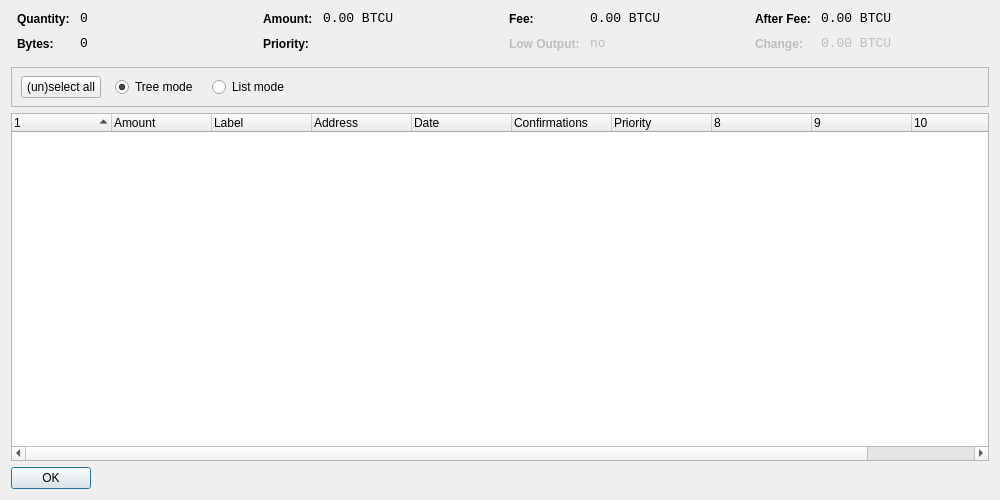
<?xml version="1.0" encoding="UTF-8"?>
<ui version="4.0">
 <class>CoinControlDialog</class>
 <widget class="QDialog" name="CoinControlDialog">
  <property name="geometry">
   <rect>
    <x>0</x>
    <y>0</y>
    <width>1000</width>
    <height>500</height>
   </rect>
  </property>
  <property name="windowTitle">
   <string>Coin Control</string>
  </property>
  <layout class="QVBoxLayout" name="verticalLayout">
   <item>
    <layout class="QHBoxLayout" name="horizontalLayoutTop" stretch="0,0,0,0">
     <property name="topMargin">
      <number>0</number>
     </property>
     <property name="bottomMargin">
      <number>10</number>
     </property>
     <item>
      <layout class="QFormLayout" name="formLayoutCoinControl1">
       <property name="horizontalSpacing">
        <number>10</number>
       </property>
       <property name="verticalSpacing">
        <number>10</number>
       </property>
       <property name="leftMargin">
        <number>6</number>
       </property>
       <property name="rightMargin">
        <number>6</number>
       </property>
       <item row="0" column="0">
        <widget class="QLabel" name="labelCoinControlQuantityText">
         <property name="styleSheet">
          <string notr="true">font-weight:bold;</string>
         </property>
         <property name="text">
          <string>Quantity:</string>
         </property>
        </widget>
       </item>
       <item row="0" column="1">
        <widget class="QLabel" name="labelCoinControlQuantity">
         <property name="font">
          <font>
           <family>Monospace</family>
           <pointsize>10</pointsize>
          </font>
         </property>
         <property name="cursor">
          <cursorShape>IBeamCursor</cursorShape>
         </property>
         <property name="contextMenuPolicy">
          <enum>Qt::ActionsContextMenu</enum>
         </property>
         <property name="text">
          <string notr="true">0</string>
         </property>
         <property name="textInteractionFlags">
          <set>Qt::LinksAccessibleByMouse|Qt::TextSelectableByKeyboard|Qt::TextSelectableByMouse</set>
         </property>
        </widget>
       </item>
       <item row="1" column="0">
        <widget class="QLabel" name="labelCoinControlBytesText">
         <property name="styleSheet">
          <string notr="true">font-weight:bold;</string>
         </property>
         <property name="text">
          <string>Bytes:</string>
         </property>
        </widget>
       </item>
       <item row="1" column="1">
        <widget class="QLabel" name="labelCoinControlBytes">
         <property name="font">
          <font>
           <family>Monospace</family>
           <pointsize>10</pointsize>
          </font>
         </property>
         <property name="cursor">
          <cursorShape>IBeamCursor</cursorShape>
         </property>
         <property name="contextMenuPolicy">
          <enum>Qt::ActionsContextMenu</enum>
         </property>
         <property name="text">
          <string notr="true">0</string>
         </property>
         <property name="textInteractionFlags">
          <set>Qt::LinksAccessibleByMouse|Qt::TextSelectableByKeyboard|Qt::TextSelectableByMouse</set>
         </property>
        </widget>
       </item>
      </layout>
     </item>
     <item>
      <layout class="QFormLayout" name="formLayoutCoinControl2">
       <property name="horizontalSpacing">
        <number>10</number>
       </property>
       <property name="verticalSpacing">
        <number>10</number>
       </property>
       <property name="leftMargin">
        <number>6</number>
       </property>
       <property name="rightMargin">
        <number>6</number>
       </property>
       <item row="0" column="0">
        <widget class="QLabel" name="labelCoinControlAmountText">
         <property name="styleSheet">
          <string notr="true">font-weight:bold;</string>
         </property>
         <property name="text">
          <string>Amount:</string>
         </property>
        </widget>
       </item>
       <item row="0" column="1">
        <widget class="QLabel" name="labelCoinControlAmount">
         <property name="font">
          <font>
           <family>Monospace</family>
           <pointsize>10</pointsize>
          </font>
         </property>
         <property name="cursor">
          <cursorShape>IBeamCursor</cursorShape>
         </property>
         <property name="contextMenuPolicy">
          <enum>Qt::ActionsContextMenu</enum>
         </property>
         <property name="text">
          <string notr="true">0.00 BTCU</string>
         </property>
         <property name="textInteractionFlags">
          <set>Qt::LinksAccessibleByMouse|Qt::TextSelectableByKeyboard|Qt::TextSelectableByMouse</set>
         </property>
        </widget>
       </item>
       <item row="1" column="0">
        <widget class="QLabel" name="labelCoinControlPriorityText">
         <property name="styleSheet">
          <string notr="true">font-weight:bold;</string>
         </property>
         <property name="text">
          <string>Priority:</string>
         </property>
        </widget>
       </item>
       <item row="1" column="1">
        <widget class="QLabel" name="labelCoinControlPriority">
         <property name="font">
          <font>
           <family>Monospace</family>
           <pointsize>10</pointsize>
          </font>
         </property>
         <property name="cursor">
          <cursorShape>IBeamCursor</cursorShape>
         </property>
         <property name="contextMenuPolicy">
          <enum>Qt::ActionsContextMenu</enum>
         </property>
         <property name="text">
          <string/>
         </property>
         <property name="textInteractionFlags">
          <set>Qt::LinksAccessibleByMouse|Qt::TextSelectableByKeyboard|Qt::TextSelectableByMouse</set>
         </property>
        </widget>
       </item>
      </layout>
     </item>
     <item>
      <layout class="QFormLayout" name="formLayoutCoinControl3">
       <property name="horizontalSpacing">
        <number>10</number>
       </property>
       <property name="verticalSpacing">
        <number>10</number>
       </property>
       <property name="leftMargin">
        <number>6</number>
       </property>
       <property name="rightMargin">
        <number>6</number>
       </property>
       <item row="0" column="0">
        <widget class="QLabel" name="labelCoinControlFeeText">
         <property name="styleSheet">
          <string notr="true">font-weight:bold;</string>
         </property>
         <property name="text">
          <string>Fee:</string>
         </property>
        </widget>
       </item>
       <item row="0" column="1">
        <widget class="QLabel" name="labelCoinControlFee">
         <property name="font">
          <font>
           <family>Monospace</family>
           <pointsize>10</pointsize>
          </font>
         </property>
         <property name="cursor">
          <cursorShape>IBeamCursor</cursorShape>
         </property>
         <property name="contextMenuPolicy">
          <enum>Qt::ActionsContextMenu</enum>
         </property>
         <property name="text">
          <string notr="true">0.00 BTCU</string>
         </property>
         <property name="textInteractionFlags">
          <set>Qt::LinksAccessibleByMouse|Qt::TextSelectableByKeyboard|Qt::TextSelectableByMouse</set>
         </property>
        </widget>
       </item>
       <item row="1" column="0">
        <widget class="QLabel" name="labelCoinControlLowOutputText">
         <property name="enabled">
          <bool>false</bool>
         </property>
         <property name="styleSheet">
          <string notr="true">font-weight:bold;</string>
         </property>
         <property name="text">
          <string>Low Output:</string>
         </property>
        </widget>
       </item>
       <item row="1" column="1">
        <widget class="QLabel" name="labelCoinControlLowOutput">
         <property name="enabled">
          <bool>false</bool>
         </property>
         <property name="font">
          <font>
           <family>Monospace</family>
           <pointsize>10</pointsize>
          </font>
         </property>
         <property name="cursor">
          <cursorShape>IBeamCursor</cursorShape>
         </property>
         <property name="contextMenuPolicy">
          <enum>Qt::ActionsContextMenu</enum>
         </property>
         <property name="text">
          <string notr="true">no</string>
         </property>
         <property name="textInteractionFlags">
          <set>Qt::LinksAccessibleByMouse|Qt::TextSelectableByKeyboard|Qt::TextSelectableByMouse</set>
         </property>
        </widget>
       </item>
      </layout>
     </item>
     <item>
      <layout class="QFormLayout" name="formLayoutCoinControl4">
       <property name="horizontalSpacing">
        <number>10</number>
       </property>
       <property name="verticalSpacing">
        <number>10</number>
       </property>
       <property name="leftMargin">
        <number>6</number>
       </property>
       <property name="rightMargin">
        <number>6</number>
       </property>
       <item row="0" column="0">
        <widget class="QLabel" name="labelCoinControlAfterFeeText">
         <property name="styleSheet">
          <string notr="true">font-weight:bold;</string>
         </property>
         <property name="text">
          <string>After Fee:</string>
         </property>
        </widget>
       </item>
       <item row="0" column="1">
        <widget class="QLabel" name="labelCoinControlAfterFee">
         <property name="font">
          <font>
           <family>Monospace</family>
           <pointsize>10</pointsize>
          </font>
         </property>
         <property name="cursor">
          <cursorShape>IBeamCursor</cursorShape>
         </property>
         <property name="contextMenuPolicy">
          <enum>Qt::ActionsContextMenu</enum>
         </property>
         <property name="text">
          <string notr="true">0.00 BTCU</string>
         </property>
         <property name="textInteractionFlags">
          <set>Qt::LinksAccessibleByMouse|Qt::TextSelectableByKeyboard|Qt::TextSelectableByMouse</set>
         </property>
        </widget>
       </item>
       <item row="1" column="0">
        <widget class="QLabel" name="labelCoinControlChangeText">
         <property name="enabled">
          <bool>false</bool>
         </property>
         <property name="styleSheet">
          <string notr="true">font-weight:bold;</string>
         </property>
         <property name="text">
          <string>Change:</string>
         </property>
        </widget>
       </item>
       <item row="1" column="1">
        <widget class="QLabel" name="labelCoinControlChange">
         <property name="enabled">
          <bool>false</bool>
         </property>
         <property name="font">
          <font>
           <family>Monospace</family>
           <pointsize>10</pointsize>
          </font>
         </property>
         <property name="cursor">
          <cursorShape>IBeamCursor</cursorShape>
         </property>
         <property name="contextMenuPolicy">
          <enum>Qt::ActionsContextMenu</enum>
         </property>
         <property name="text">
          <string notr="true">0.00 BTCU</string>
         </property>
         <property name="textInteractionFlags">
          <set>Qt::LinksAccessibleByMouse|Qt::TextSelectableByKeyboard|Qt::TextSelectableByMouse</set>
         </property>
        </widget>
       </item>
      </layout>
     </item>
    </layout>
   </item>
   <item>
    <widget class="QFrame" name="frame">
     <property name="minimumSize">
      <size>
       <width>0</width>
       <height>40</height>
      </size>
     </property>
     <property name="frameShape">
      <enum>QFrame::StyledPanel</enum>
     </property>
     <property name="frameShadow">
      <enum>QFrame::Sunken</enum>
     </property>
     <widget class="QWidget" name="horizontalLayoutWidget">
      <property name="geometry">
       <rect>
        <x>10</x>
        <y>0</y>
        <width>781</width>
        <height>41</height>
       </rect>
      </property>
      <layout class="QHBoxLayout" name="horizontalLayoutPanel" stretch="0,0,0,0,0">
       <property name="spacing">
        <number>14</number>
       </property>
       <item>
        <widget class="QPushButton" name="pushButtonSelectAll">
         <property name="sizePolicy">
          <sizepolicy hsizetype="Maximum" vsizetype="Fixed">
           <horstretch>0</horstretch>
           <verstretch>0</verstretch>
          </sizepolicy>
         </property>
         <property name="text">
          <string>(un)select all</string>
         </property>
        </widget>
       </item>
       <item>
        <widget class="QRadioButton" name="radioTreeMode">
         <property name="sizePolicy">
          <sizepolicy hsizetype="Maximum" vsizetype="Fixed">
           <horstretch>0</horstretch>
           <verstretch>0</verstretch>
          </sizepolicy>
         </property>
         <property name="text">
          <string>Tree mode</string>
         </property>
         <property name="checked">
          <bool>true</bool>
         </property>
        </widget>
       </item>
       <item>
        <widget class="QRadioButton" name="radioListMode">
         <property name="sizePolicy">
          <sizepolicy hsizetype="Maximum" vsizetype="Fixed">
           <horstretch>0</horstretch>
           <verstretch>0</verstretch>
          </sizepolicy>
         </property>
         <property name="text">
          <string>List mode</string>
         </property>
        </widget>
       </item>
       <item>
        <spacer name="horizontalSpacer">
         <property name="orientation">
          <enum>Qt::Horizontal</enum>
         </property>
         <property name="sizeHint" stdset="0">
          <size>
           <width>40</width>
           <height>20</height>
          </size>
         </property>
        </spacer>
       </item>
      </layout>
     </widget>
    </widget>
   </item>
   <item>
    <widget class="CoinControlTreeWidget" name="treeWidget">
     <property name="contextMenuPolicy">
      <enum>Qt::CustomContextMenu</enum>
     </property>
     <property name="sortingEnabled">
      <bool>false</bool>
     </property>
     <property name="columnCount">
      <number>11</number>
     </property>
     <attribute name="headerShowSortIndicator" stdset="0">
      <bool>true</bool>
     </attribute>
     <attribute name="headerStretchLastSection">
      <bool>false</bool>
     </attribute>
     <column>
      <property name="text">
       <string/>
      </property>
     </column>
     <column>
      <property name="text">
       <string>Amount</string>
      </property>
     </column>
     <column>
      <property name="text">
       <string>Label</string>
      </property>
     </column>
     <column>
      <property name="text">
       <string>Address</string>
      </property>
     </column>
     <column>
      <property name="text">
       <string>Date</string>
      </property>
     </column>
     <column>
      <property name="text">
       <string>Confirmations</string>
      </property>
      <property name="toolTip">
       <string>Confirmed</string>
      </property>
     </column>
     <column>
      <property name="text">
       <string>Priority</string>
      </property>
     </column>
     <column>
      <property name="text">
       <string/>
      </property>
     </column>
     <column>
      <property name="text">
       <string/>
      </property>
     </column>
     <column>
      <property name="text">
       <string/>
      </property>
     </column>
     <column>
      <property name="text">
       <string/>
      </property>
     </column>
    </widget>
   </item>
   <item>
    <widget class="QDialogButtonBox" name="buttonBox">
     <property name="sizePolicy">
      <sizepolicy hsizetype="Maximum" vsizetype="Fixed">
       <horstretch>0</horstretch>
       <verstretch>0</verstretch>
      </sizepolicy>
     </property>
     <property name="orientation">
      <enum>Qt::Horizontal</enum>
     </property>
     <property name="standardButtons">
      <set>QDialogButtonBox::Ok</set>
     </property>
    </widget>
   </item>
  </layout>
 </widget>
 <customwidgets>
  <customwidget>
   <class>CoinControlTreeWidget</class>
   <extends>QTreeWidget</extends>
   <header>coincontroltreewidget.h</header>
  </customwidget>
 </customwidgets>
 <resources/>
 <connections/>
</ui>
